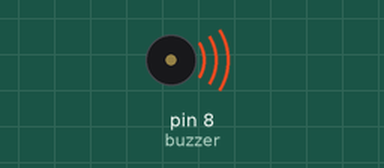
A sketch run on a simulated Arduino Uno, built with avr-gcc and run on an emulated ATmega328P. Shown: buzzer (waves = sounding). Random numbers use the default seed unless the sketch sets one.

Above: at 0.1 s.
Timing chart, 0 to 40.0 s (numbered marks = the images above):
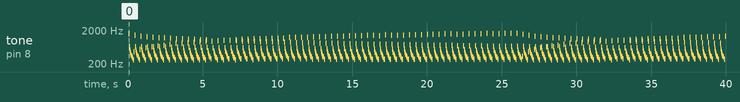

Measured:
- by itself, tone on pin 8 (buzzer): plays 1546 Hz for 0.04 s, 655 Hz for 0.04 s, 502 Hz for 0.04 s, 423 Hz for 0.04 s, 373 Hz for 0.04 s, 337 Hz for 0.04 s … (825 notes in this stretch)

The sketch:

sound-effect.ino
```cpp
int buzzer = 8;

void setup() {
  // put your setup code here, to run once:
  pinMode(buzzer,OUTPUT);
  Serial.begin(9600);
}
void spaceGun(int maximum){
  for(int i = 0; i <maximum; i++){
    digitalWrite(buzzer,HIGH);
    delayMicroseconds(i);
    digitalWrite(buzzer,LOW);
    delayMicroseconds(i);
  }
}

void randSound(int maximum){
  tone(buzzer,random(maximum,10*maximum));
  delay(maximum);
}

void fibonacci(int maximum){
  long fib = 1;
  long fib1 = 1;
  long fib2 = 2;
  for( int i = 0; i <maximum; i++){
    Serial.println(fib);
    fib = fib1+fib2;
    fib1 = fib2;
    fib2 = fib;
    tone(buzzer,fib);
    delay(200);
  }
}


void gun2(){
  for(int i = 0; i <2000; i=i+10){
    digitalWrite(buzzer,HIGH);
    delayMicroseconds(i);
    digitalWrite(buzzer,LOW);
    delayMicroseconds(i);
  }
}

void alarm(){
  for(int i = 0; i <1500; i=i+10){
    tone(buzzer,i);
    delayMicroseconds(i);
  }
}

void loop() {
  // put your main code here, to run repeatedly:
  gun2();
  //spaceGun(300);
  //randSound(300);
  //fibonacci(20);
  //alarm();

  //tone(buzzer,1600);
  //noTone(buzzer);
}
```
